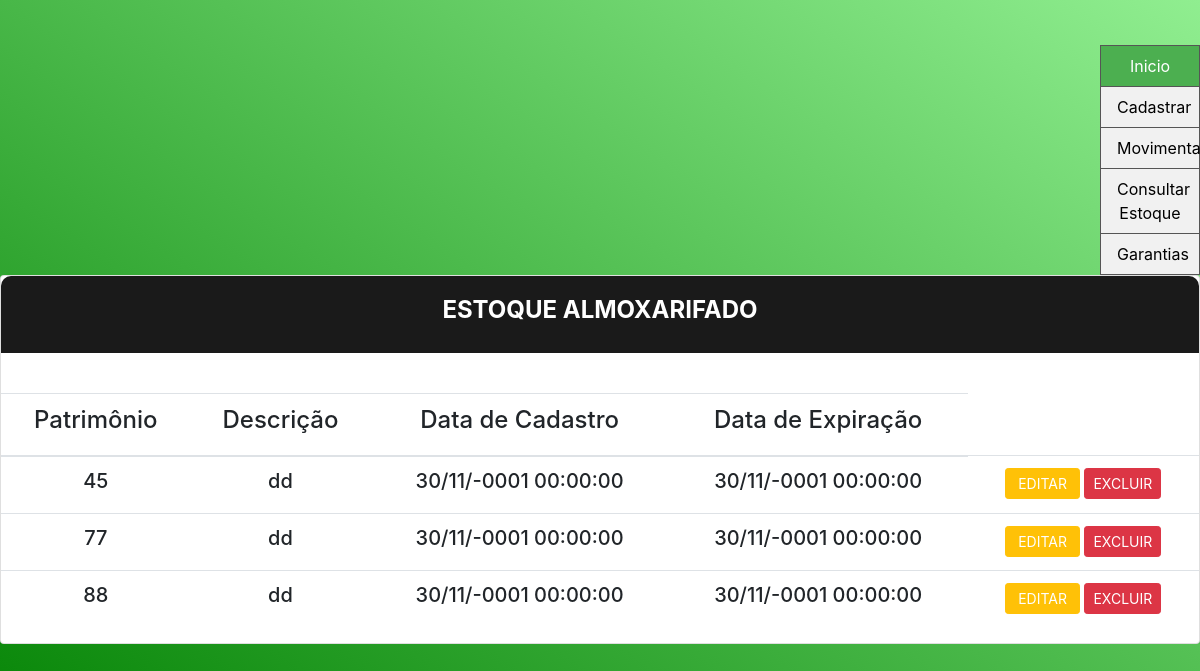
The app's page /CADASTRO_SEDES/VERIFICAR/listar_produtospat.php with its own data.
### tables this page shows
CREATE TABLE `garantia` (
  `id` int(11) NOT NULL,
  `data_ex` datetime DEFAULT NULL,
  `descricao` varchar(255) DEFAULT NULL,
  `data_ini` datetime DEFAULT NULL,
  `pat` varchar(255) DEFAULT NULL
);

### CADASTRO_SEDES/VERIFICAR/listar_produtospat.php (the view, shortened to what this page needs)
<!DOCTYPE html>
<html lang="en">
<h2 class="title">Estoque Almoxarifado</h2>
</div>
<div class="divtable ">
  <table>
    <tr>
      <div style="padding:20px 0" class="container">
        <table class="table">
          <thead>
            <tr class="principal" text align='center'>
              <th scope="col">
                <h4 text align="center">Patrimônio</h4>
              </th>
              <th scope="col">
                <h4 text align="center">Descrição</h4>
              </th>
              <th scope="col">
                <h4 text align="center">Data de Cadastro</h4>
              </th>
              <th scope="col">
                <h4 text align="center">Data de Expiração</h4>
              </th>
            </tr>
          </thead>
          <tbody>
            <?php
            include_once("../../conexao.php");
            $sql = "SELECT pat,data_ex,descricao,data_ini FROM garantia where pat<>'0'";
            $retorno = mysqli_query($conn, $sql);
            while ($array = mysqli_fetch_array($retorno, MYSQLI_ASSOC)) {
              $pat = $array['pat'];
              $descricao = $array['descricao'];
              $data_ini = $array['data_ini'];
              $data_ex = $array['data_ex'];
                  $dataformat1=date('d/m/Y H:i:s', strtotime($data_ini));
                      $dataformat2=date('d/m/Y H:i:s', strtotime($data_ex));
            ?>
              <tr class="principal" text align='center'>
                <td class="principal" text align='center'>
                  <h5><?= $pat ?></h5>
                </td>
               <td class="principal" text align='center'>
                  <h5><?= $descricao ?></h5>
                </td>
                <td class="principal" text align='center'>
                  <h5><?= $dataformat1 ?></h5>
                </td>
                <td class="principal" text align='center'>
                  <h5><?= $dataformat2 ?></h5>
                </td>
                <td><a class="btn-editar btn btn-sm btn-warning" href="editar_almox.php?id=<?= $pat ?>" role="button"><i class="far fa-edit"></i> &nbspEditar&nbsp</a>
                  <a class="btn-editar btn btn-sm btn-danger" href="excluir_almox.php?id=<?= $pat ?>" role="button"><i class="far fa-trash-alt"></i> Excluir</a></td>
              </tr>
            <?php } ?>
          </tbody>
        </table>
      </div>
      </body>
</html>

### css/main.css (style rules this page uses)
.ul2 { list-style-type: none; margin: 0; padding: 0; width: 100px; background-color: #f1f1f1; border: 1px solid #555; float: right; }
li a { display: block; color: #000; padding: 8px 16px; text-decoration: none; }
li { text-align: center; border-bottom: 1px solid #555; }
li:last-child { border-bottom: none; }
li a.active { background-color: #4CAF50; color: white; }
html { -webkit-box-sizing: border-box; -moz-box-sizing: border-box; box-sizing: border-box; }
* { padding: 0; margin: 0; }
*, *:before, *:after { -webkit-box-sizing: inherit; -moz-box-sizing: inherit; box-sizing: inherit; }
body, h1, h2, h3, h4, h5, h6, blockquote, p, pre, dl, dd, ol, ul, figure, hr, fieldset, legend { margin: 0; padding: 0; }
table { border-collapse: collapse; border-spacing: 0; }
.page-wrapper { min-height: 100vh; }
h1, h2, h3, h4, h5, h6 { font-weight: 400; }
h2 { font-size: 30px; }
h4 { font-size: 18px; }
h5 { font-size: 15px; }
.bg-gra-03 { background: -webkit-gradient(linear, left bottom, right top, from(Green), to(LightGreen)); background: -webkit-linear-gradient(bottom left, Green 0%, LightGreen 100%); background: -moz-linear-gradient(bottom left, Green 0%, LightGreen 100%); background: -o-linear-gradient(bottom left, Green 0%, LightGreen 100%); background: linear-gradient(to top right, Green 0%, LightGreen 100%); }
.p-t-45 { padding-top: 45px; }
.p-b-50 { padding-bottom: 50px; }
.wrapper { margin: 0 auto; }
.wrapper--w790 { height:auto; overflow:hidden; margin:0 auto; width: 100%; max-width: 1300px; }
.btn { display: inline-block; line-height: 50px; padding: 0 50px; -webkit-transition: all 0.4s ease; -o-transition: all 0.4s ease; -moz-transition: all 0.4s ease; transition: all 0.4s ease; cursor: pointer; font-size: 15px; text-transform: uppercase; font-weight: 700; color: #fff; font-family: inherit; }
.title { font-size: 24px; text-transform: uppercase; font-weight: 700; text-align: center; color: #fff; }
.card { -webkit-border-radius: 3px; -moz-border-radius: 3px; border-radius: 3px; background: #fff; }
.card-5 { background: #fff; -webkit-border-radius: 10px; -moz-border-radius: 10px; border-radius: 10px; -webkit-box-shadow: 0px 8px 20px 0px rgba(0, 0, 0, 0.15); -moz-box-shadow: 0px 8px 20px 0px rgba(0, 0, 0, 0.15); box-shadow: 0px 8px 20px 0px rgba(0, 0, 0, 0.15); }
.card-5 .card-heading { padding: 20px 0; background: #1a1a1a; -webkit-border-top-left-radius: 10px; -moz-border-radius-topleft: 10px; border-top-left-radius: 10px; -webkit-border-top-right-radius: 10px; -moz-border-radius-topright: 10px; border-top-right-radius: 10px; }

### css/estilo.css (style rules this page uses)
.btn-editar { color: #fff !important; }

### records on screen
garantia: pat "45", descricao "dd", data_ini "30/11/-0001 00:00:00", data_ex "30/11/-0001 00:00:00"
garantia: pat "77", descricao "dd", data_ini "30/11/-0001 00:00:00", data_ex "30/11/-0001 00:00:00"
garantia: pat "88", descricao "dd", data_ini "30/11/-0001 00:00:00", data_ex "30/11/-0001 00:00:00"
